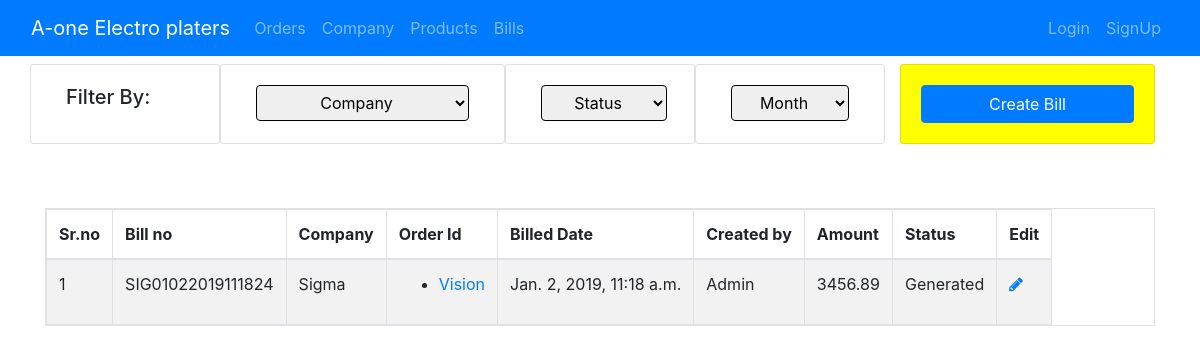
The app's page /bills/, older data.
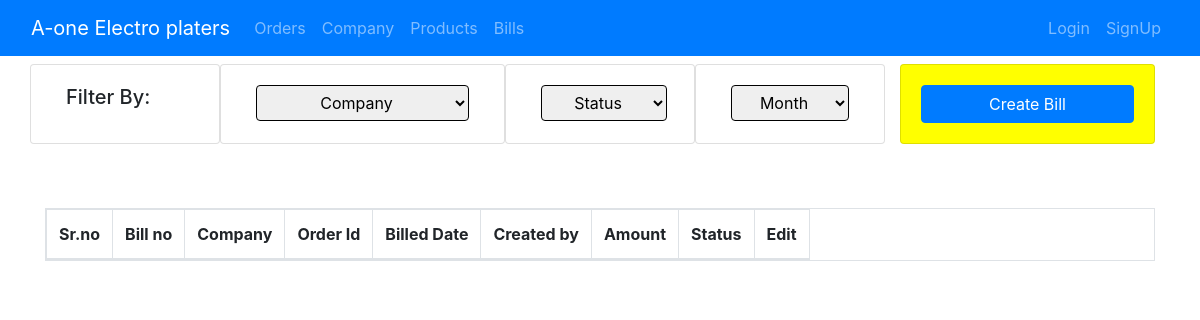
The same page, newer data.
### bills/models.py (models this page shows, shortened)
class Bills(models.Model):
    Generated = 'Generated'
    Bill_Paid = 'Bill Paid'
    BILL_STATUS_CHOICES = (
        (Generated, 'Generated'),
        (Bill_Paid, 'Bill_Paid'),
    )
    billNumber = models.CharField(max_length=256, verbose_name="Bill no")
    compName = models.ForeignKey(Company, on_delete=models.CASCADE, verbose_name="Company Name")
    orderId = models.ForeignKey(Orders, on_delete=models.CASCADE, verbose_name="Order ID")
    billDate = models.DateTimeField(auto_now=True, verbose_name="Bill Date")
    createdBy = models.CharField(max_length=150, verbose_name="Created by", default="Accountant")
    billAmount = models.FloatField(verbose_name="Bill Amount")
    billStatus = models.CharField(max_length=50, choices=BILL_STATUS_CHOICES,
                                  verbose_name="Bill Status", default="Generated")

### company/models.py (models this page shows)
class Company(models.Model):
    compID = models.AutoField(primary_key=True, editable=False, unique=True)
    compName = models.CharField(max_length=256, verbose_name="Company Name")
    CompAddress = models.TextField(verbose_name="Address")
    compContact = models.CharField(max_length=20, verbose_name="Contact")
    compEmail = models.EmailField(blank=True, verbose_name="Email Id")
    compLocation = models.CharField(max_length=150, blank=True, verbose_name="Location")
    def __str__(self):
        return self.compName

### orders/models.py (models this page shows, shortened)
class Orders(models.Model):
    In_Progress = "In Progress"
    Billable = "Billable"
    Billed = "Billed"
    STATUS_CHOICES = (
        (In_Progress, 'In Progress'),
        (Billable, 'Billable'),
        (Billed, 'Billed')
    )
    orderId = models.CharField(max_length=256, unique=True, blank=True,
                               verbose_name="Order ID")
    orderDate = models.DateField(default=datetime.date.today(), verbose_name="Date")
    orderMonth = models.DateField(default=datetime.date.today(), verbose_name="Month")
    compName = models.ForeignKey(Company, on_delete=models.CASCADE, null=True, verbose_name="Company Name")
    itemName = models.ForeignKey(Products, on_delete=models.CASCADE, null=True, verbose_name="Items")
    itemQuantity = models.PositiveIntegerField(verbose_name="Quantity", default=1)
    orderStatus = models.CharField(max_length=50, choices=STATUS_CHOICES,
                                   default="In Progress", verbose_name="Status")
    def __str__(self):
        return str(self.compName)

### bills/views.py (the view)
# urls.py: path('', views.ListBills.as_view(), name="listBills"),
class ListBills(generic.ListView):
    model = Bills
    context_object_name = "billsList"
    def get_context_data(self, **kwargs):
        context = super().get_context_data(**kwargs)
        comp_id = Bills.objects.values_list('compName', flat=True).distinct()
        comp_name_id =[]
        for ore in comp_id:
            name_list = Company.objects.get(pk=ore)
            comp_name_id.append(name_list)
        context['comp_name_list'] = set(comp_name_id)
        return context

### bills/templates/bills/bills_list.html (shortened to what this page needs)
{% extends "base.html" %}
{% block content %}
<div class="row">
    <div class="col-md-2 card">
        <h5 class="card-body">Filter By:</h5>
    </div>
	<div class="col-md-3 card">
		<div class="card-body">
			<select id="compFilter" class = "btn btn-Light btn-block" data-tableId="mytab">
				<option value="All">Company</option>
				</select>
			</div>
	</div>
	<div class="col-md-2 card">
		<div class="dropdown card-body">
			<select id="statFilter" class="btn btn-Light btn-Light" data-tableId="mytab">
				<option value="All">Status</option>
			</select>
		</div>
	</div>
	<div class="col-md-2 card">
		<div class="card-body">
			<select id="monFilter" class="btn btn-Light btn-block" data-tableId="mytab">
				<option value="All">Month</option>
			</select>
			</div>
	</div>
	<div class="col-md-3">
		<div class="card" style="background-color: yellow;">
			<div class="card-body">
				<a href="{% url 'bills:createBills' %}" class="btn btn-primary btn-block" role="button">Create Bill</a>
			</div>
		</div>
	</div>
	</div>
	<div class="row" style="margin-top: 4em" >
		<div class="col-md-12">
			<table class="table table-striped table-responsive table-bordered">
				<thead>
					<th>Sr.no</th>
					<th>Bill no</th>
	    			<th>Company</th>
					<th>Order Id</th>
					<th>Billed Date</th>
					<th>Created by</th>
					<th>Amount</th>
					<th>Status</th>
					<th>Edit</th>
				</thead>
		    	<tbody>
                    {% for bill in billsList %}
					<tr>
			    		<td>{{ forloop.counter }}</td>
						<td>{{ bill.billNumber }}</td>
						<td>{{ bill.compName }}</td>
						<td>
						    <ul>
				    		    <li><a href="#">{{ bill.orderId }}</a></li>
						    </ul>
                        </td>
						<td>{{ bill.billDate }}</td>
						<td>{{ bill.createdBy }}</td>
						<td>{{ bill.billAmount }}</td>
						<td>{{ bill.billStatus }}</td>
						<td>
							<a href="billDetail.html">
								<span class="fa fa-pencil"></span>
							</a>
						</td>
                    </tr>
                    {% endfor %}
				</tbody>
			</table>
        </div>
    </div>
{% endblock %}

Row changes from the older to the newer data that the page shows:
removed Bills: billNumber "SIG01022019111824", compName "Sigma", orderId "Vision", billDate "Jan. 2, 2019, 11:18 a.m.", createdBy "Admin", billAmount "3456.89", billStatus "Generated"
